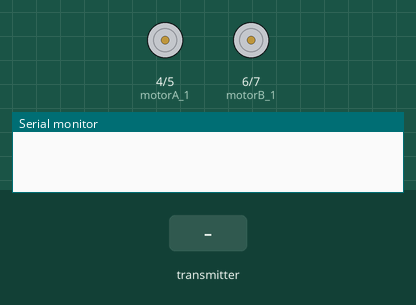
Recording of a sketch running on a simulated Arduino Uno, built with avr-gcc and run on an emulated ATmega328P. Parts: motor-driver pin pairs drawn as motors (green arrow = first pin HIGH = forward, orange = second pin HIGH = backward, longer = more drive), the last lines printed to the serial monitor. The test bench sets the inputs (shaded band). No radio packets arrive unless stated.

Above: at 1.2 s.
1.3 s: the transmitter starts sending recieved_data.0 = -100
At 2.5 s:
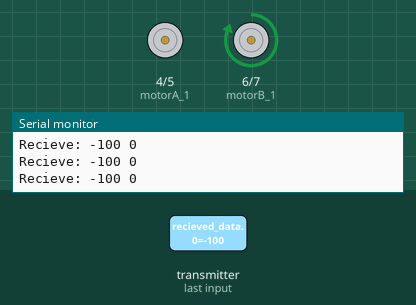
2.8 s: the transmitter starts sending recieved_data.1 = -100
At 3.6 s:
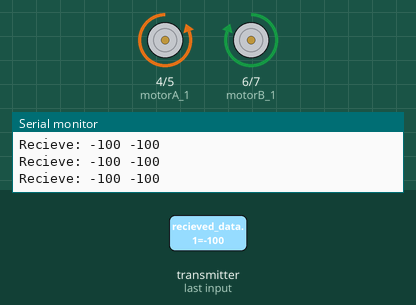
4.3 s: the transmitter starts sending recieved_data.0 = 0
At 4.7 s:
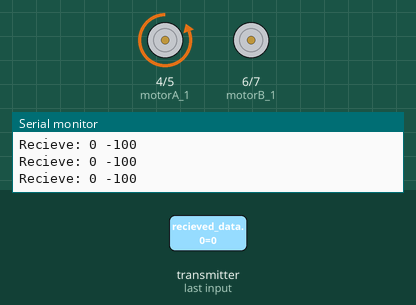
5.8 s: the transmitter starts sending recieved_data.1 = 100
At 7.0 s:
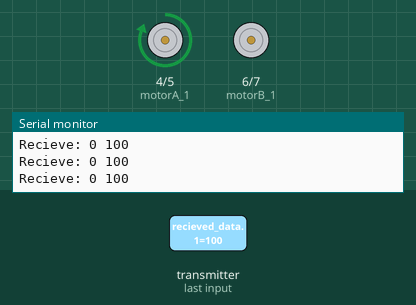
7.3 s: the transmitter starts sending recieved_data.0 = 100
At 8.2 s:
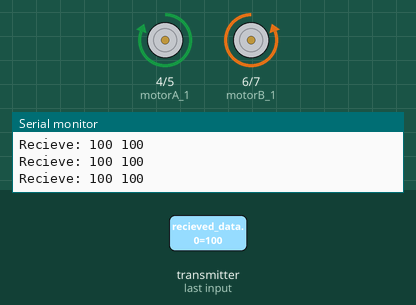
8.8 s: the transmitter starts sending recieved_data.1 = 0
At 9.3 s:
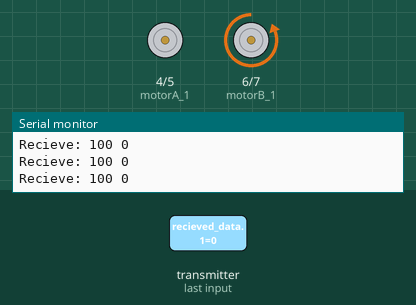
Timing chart, 0 to 11.3 s (numbered marks = the images above; inputs shaded):
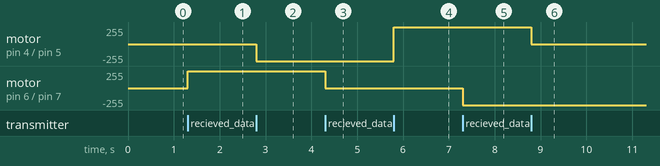

The sketch:

tank.ino
```cpp
#define CH_NUM 0x60
#define SIG_POWER RF24_PA_MIN
#define SIG_SPEED RF24_1MBPS

#include <SPI.h>
#include "nRF24L01.h"
#include "RF24.h"

RF24 radio(9, 10);

byte pipeNo;
byte address[][6] = {"1Node", "2Node", "3Node", "4Node", "5Node", "6Node"};

int8_t recieved_data[2];   // массив принятых данных
int8_t telemetry[2]; // ответ

uint8_t motorA_1 = 4;
uint8_t motorA_2 = 5;

uint8_t motorB_1 = 6;
uint8_t motorB_2 = 7;

uint32_t cnt = 0;

void setup() {
  Serial.begin(9600);
  for (uint8_t i=4; i <= 7; i++ ) {
    pinMode(i, OUTPUT);
    digitalWrite(i, LOW);
  }
  radioSetup();
}


void left_track_forward() {
  digitalWrite(motorB_1, LOW);
  digitalWrite(motorB_2, HIGH);
}

void right_track_forward() {
  digitalWrite(motorA_1, HIGH);
  digitalWrite(motorA_2, LOW);
}

void left_track_back() {
  digitalWrite(motorB_1, HIGH);
  digitalWrite(motorB_2, LOW);
}

void right_track_back () {
  digitalWrite(motorA_1, LOW);
  digitalWrite(motorA_2, HIGH);
}

void left_track_stop() {
  digitalWrite(motorB_1, LOW);
  digitalWrite(motorB_2, LOW);
}

void right_track_stop () {
  digitalWrite(motorA_1, LOW);
  digitalWrite(motorA_2, LOW);
}

void forward() {
  right_track_forward();
  left_track_forward();
}

void back() {
  right_track_back();
  left_track_back();
}

void stop_() {
  for (uint8_t i=4; i <= 7; i++ ) {
    digitalWrite(i, LOW);
  }
}

void right() {
  right_track_stop();
  left_track_forward();
}

void left() {
  left_track_stop();
  right_track_forward;
}

void cleft() {
  left_track_back();
  right_track_forward();
}

void cright() {
  right_track_back();
  left_track_forward();
}

void loop() {
  while (radio.available(&pipeNo)) {                    // слушаем эфир
    radio.read(&recieved_data, sizeof(recieved_data));  // чиатем входящий сигнал
    Serial.print("Recieve: ");
    Serial.print(recieved_data[0]);
    Serial.print(" ");
    Serial.print(recieved_data[1]);
    Serial.println();
    if (recieved_data[0] > 0) {
      left_track_forward();
    }
    else if (recieved_data[0] < 0) {
      left_track_back();
    }
    else {
      left_track_stop();
    }
    if (recieved_data[1] > 0) {
      right_track_forward();
    }
    else if (recieved_data[1] < 0) {
      right_track_back();
    }
    else {
      right_track_stop();
    }
  }
}

void radioSetup() {             // настройка радио
  radio.begin();                // активировать модуль
  radio.setAutoAck(1);          // режим подтверждения приёма, 1 вкл 0 выкл
  radio.setRetries(0, 15);      // (время между попыткой достучаться, число попыток)
  radio.enableAckPayload();     // разрешить отсылку данных в ответ на входящий сигнал
  radio.setPayloadSize(32);     // размер пакета, байт
  radio.openReadingPipe(1, address[0]); // хотим слушать трубу 0
  radio.setChannel(CH_NUM);     // выбираем канал (в котором нет шумов!)
  radio.setPALevel(SIG_POWER);  // уровень мощности передатчика
  radio.setDataRate(SIG_SPEED); // скорость обмена
  // должна быть одинакова на приёмнике и передатчике!
  // при самой низкой скорости имеем самую высокую чувствительность и дальность!!

  radio.powerUp();         // начать работу
  radio.startListening();  // начинаем слушать эфир, мы приёмный модуль
}
```

Measured:
- after the input at 1.3 s, motor on pin 6 (motorB_1) / pin 7 (motorB_2): stopped → forward 255/255 at once
- after the input at 2.8 s, motor on pin 4 (motorA_1) / pin 5 (motorA_2): stopped → backward 255/255 at once
- after the input at 4.3 s, motor on pin 6 (motorB_1) / pin 7 (motorB_2): forward 255/255 → stopped at once
- after the input at 5.8 s, motor on pin 4 (motorA_1) / pin 5 (motorA_2): backward 255/255 → forward 255/255 at once
- after the input at 7.3 s, motor on pin 6 (motorB_1) / pin 7 (motorB_2): stopped → backward 255/255 at once
- after the input at 8.8 s, motor on pin 4 (motorA_1) / pin 5 (motorA_2): forward 255/255 → stopped at once
